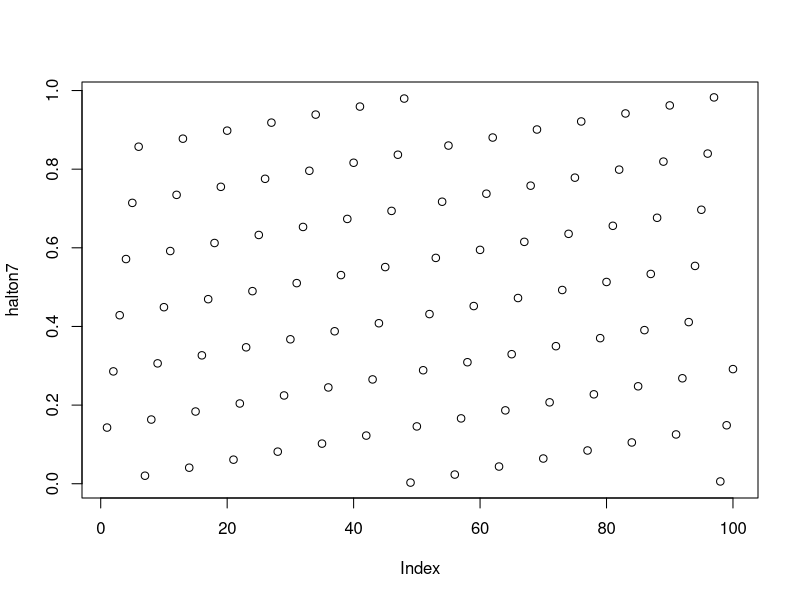
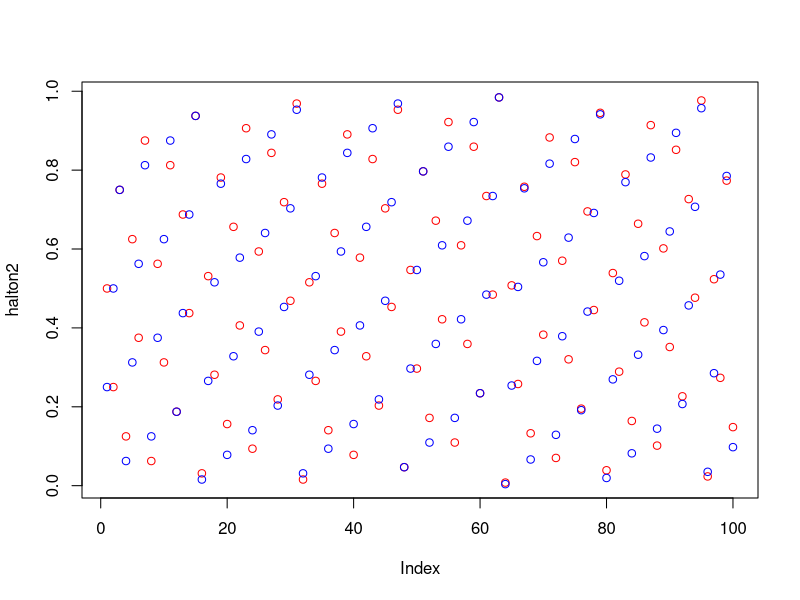

The R source for these figures, in order:
m=2^31-1
a=7^5
b=0

n= 100
#first n uniform numbers
U1= rep(NA,n)
U1[1]=5
for (i in 1:(length(U1)-1)){
  U1[i+1]=(a*U1[i]+b)%%m
}
U1=U1/m
# second n uniform numbers
U2 = rep(NA,n)
U2[1]=6
for (i in 1:(length(U2)-1)){
  U2[i+1]=(a*U2[i]+b)%%m
}
U2=U2/m

number2digits=function(n,base){ 
  #first digit in output is the least significant 
  digit=n%%base 
  if (n<base) 
    digit 
  else 
    c(digit,number2digits((n-digit)/base,base)) 
} 

digits2number=function(digits,base){ 
  #first digit in input should be the most significant 
  result=0 
  for (digit in digits) 
    result=(base*result)+digit 
  result 
} 

halton=function(n,base=2){ 
  #generate n first digits of the van der Corput sequence 
  output=NA*1:n 
  for(i in 1:n){ 
    digits=number2digits(i,base) 
    output[i]=digits2number(digits,base)/base^length(digits) 
  } 
  output 
} 

halton2 = halton(n = 100,base = 2)
halton7 = halton(n = 100,base = 7)
halton4 = halton(n = 100,base = 4)

plot(halton7)
plot(halton2,col="red")
points(halton4, col="blue")

halton2 = halton(n = 10000,base = 2)
halton7 = halton(n = 10000,base = 7)
halton4 = halton(n = 10000,base = 4)
halton5 = halton(n = 10000,base = 5)


result2_7= exp(-halton2*halton7)*(sin(6*pi*halton2)+(sign(cos(2*pi*halton7)) * abs(cos(2*pi*halton7))^(1/3)))
mean(result2_7)

result2_4= exp(-halton2*halton4)*(sin(6*pi*halton2)+(sign(cos(2*pi*halton4)) * abs(cos(2*pi*halton4))^(1/3)))
mean(result2_4)

result5_7= exp(-halton5*halton7)*(sin(6*pi*halton5)+(sign(cos(2*pi*halton7)) * abs(cos(2*pi*halton7))^(1/3)))
mean(result5_7)

cat("We only get correct answers when bases are coprime.")


